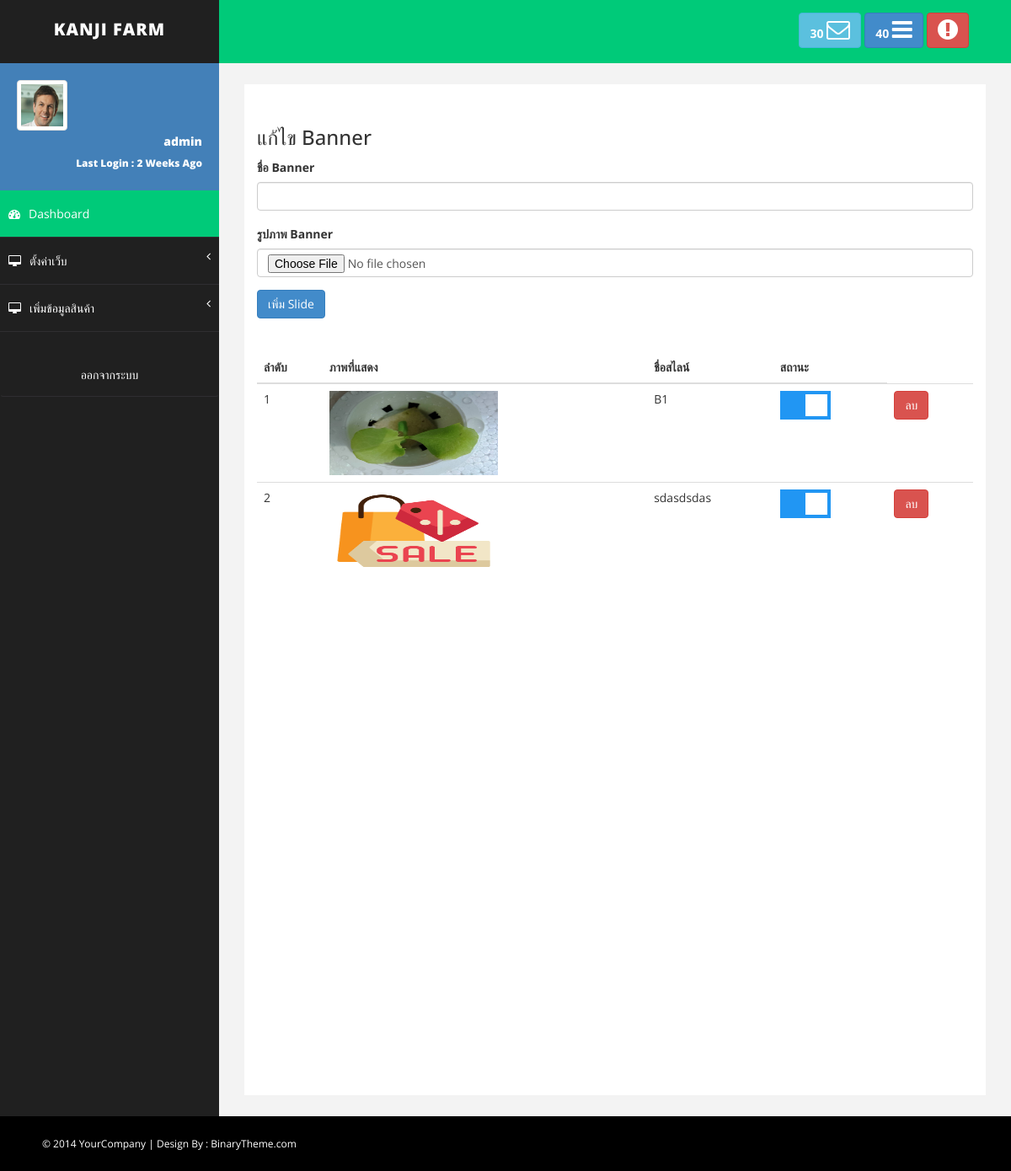
Page /backend_disc/admin/systems/banner-config-home.php (signed in) on the committed database.
### tables this page shows
CREATE TABLE `kanji_banners` (
  `banner_id` int(10) NOT NULL,
  `banner_topic` char(20) NOT NULL,
  `banner_status` int(11) NOT NULL DEFAULT 2,
  `banner_timestamp` timestamp NOT NULL DEFAULT current_timestamp(),
  `picture` varchar(225) NOT NULL
);

### services/class/Connection.php (called while the page is built, shortened)
<?php
class Connection {
		public $hostname 	= 'localhost';
		public $username 	= 'root';
		public $password	= '';
		public $dbname 		= 'atsamatd_atsamatd';
		public function openConnection(){
			try{
				$server = @$_SERVER['SERVER_NAME'];
				if($server == 'localhost'):
					$conn = new PDO("mysql:host=$this->hostname;dbname=$this->dbname;",$this->username,$this->password);
					$conn->setAttribute(PDO::ATTR_ERRMODE,PDO::ERRMODE_EXCEPTION);
				else:
					$conn = new PDO("mysql:host=$this->hostname;dbname=atsamatd_atsamatd;","atsamatd_root","atsamatd");
					$conn->setAttribute(PDO::ATTR_ERRMODE,PDO::ERRMODE_EXCEPTION);
				endif;
				return $this->pdo = $conn;
			}catch(PDOException $err){
				echo $err->getMessage();
			}
		}
}
?>

### backend_disc/admin/systems/banner-config-home.php (the view, shortened to what this page needs)
<?php
     require_once "../../../services/class/Connection.php";
     $db = new Connection(true);
?>
<!DOCTYPE html>
<html xmlns="http://www.w3.org/1999/xhtml">
<head>
    <link href="assets/css/bootstrap.css" rel="stylesheet" />
    <link href="assets/css/font-awesome.css" rel="stylesheet" />
    <link href="assets/css/basic.css" rel="stylesheet" />
    <link href="assets/css/custom.css" rel="stylesheet" />
    <link href="https://gitcdn.github.io/bootstrap-toggle/2.2.2/css/bootstrap-toggle.min.css" rel="stylesheet">
</head>
<body>
    <div id="wrapper">
     <?php include "./header-template.php"; ?>
      <?php include "./aside-template.php"; ?>
        <div id="page-wrapper">
            <div id="page-inner">
                <div class="row">
                    <h3>แก้ไข Banner</h3>
                    <form action="./services/post_banner_home.php" enctype="multipart/form-data"  method="post">
                        <div class="form-group">
                            <label for="">ชื่อ Banner</label>
                            <input type="text" name="slide_header" id="slide_header" class="form-control">
                        </div>
                        <div class="form-group">
                            <label for="">รูปภาพ Banner</label>
                            <input type="file" class="form-control" name="fileToUpload" id="fileToUpload" @change="fileToUpload">
                        </div>
                        <button type="submit" class="btn btn-primary">เพิ่ม Slide</button>
                    </form>
                </div>
                <div class="row" id="app">
                    <table class="table">
                        <thead>
                            <tr>
                                <th>ลำดับ</th>
                                <th>ภาพที่แสดง</th>
                                <th>ชื่อสไลน์</th>
                                <th>สถานะ</th>
                            </tr>
                        </thead>
                        <tbody>
                            <form action="" method="post" @submit.prevent= "update_status">
                        <?php
                            $stmt = $db->pdo->query("SELECT `banner_id`,`banner_topic`,`banner_status`,`banner_timestamp`,`picture` FROM `kanji_banners` WHERE 1");
                            $i = 0;
                            while($r = $stmt->fetch(PDO::FETCH_ASSOC)):
                        ?>
                            <tr>
                                <td><?php echo $i=$i+1; ?></td>
                                <td><img src="./uploads/<?php echo $r['picture']; ?>" width="200" height="100" > </td>
                                <td><?php echo $r['banner_topic']; ?></td>
                                <td>
                                <label class="switch">
                                <span class="slider"></span>
                                </label>
                                </td>
                                <td><a href="./services/delete.php?process=banner&option=delete&id=<?php echo $r['banner_id']; ?>" class="btn btn-danger">ลบ</a></td>
                            </tr>
                            <?php endwhile; ?>
                            </form>
                        </tbody>
                    </table>
                </div>
            </div>
        </div>
    </div>
   <?php include "./footer-template.php"; ?>
</body>
</html>

### backend_disc/admin/systems/assets/css/basic.css (style rules this page uses)
body { font-family: 'Open Sans', sans-serif; line-height:25px; }
#wrapper { width: 100%; background: #202020; }
#page-wrapper { padding: 15px 15px; min-height: 600px; background: #F3F3F3; }
#page-inner { width: 100%; margin: 10px 20px 10px 0px; background-color: #fff!important; padding: 10px; min-height: 1200px; }
@media (min-width:768px) { #page-wrapper { margin: 0 0 0 260px; padding: 15px 30px; min-height: 1200px; } }

### backend_disc/admin/systems/banner-config-home.php (style rules this page uses)
.row { padding:20px; }
.switch { position: relative; display: inline-block; width: 60px; height: 34px; }
.slider { position: absolute; cursor: pointer; top: 0; left: 0; right: 0; bottom: 0; background-color: #ccc; -webkit-transition: .4s; transition: .4s; }
.slider:before { position: absolute; content: ""; height: 26px; width: 26px; left: 4px; bottom: 4px; background-color: white; -webkit-transition: .4s; transition: .4s; }
input:checked + .slider { background-color: #2196F3; }
input:checked + .slider:before { -webkit-transform: translateX(26px); -ms-transform: translateX(26px); transform: translateX(26px); }

### rows in the picture
kanji_banners: picture (picture), banner_topic "B1"
kanji_banners: i "2", picture (picture), banner_topic "sdasdsdas"
